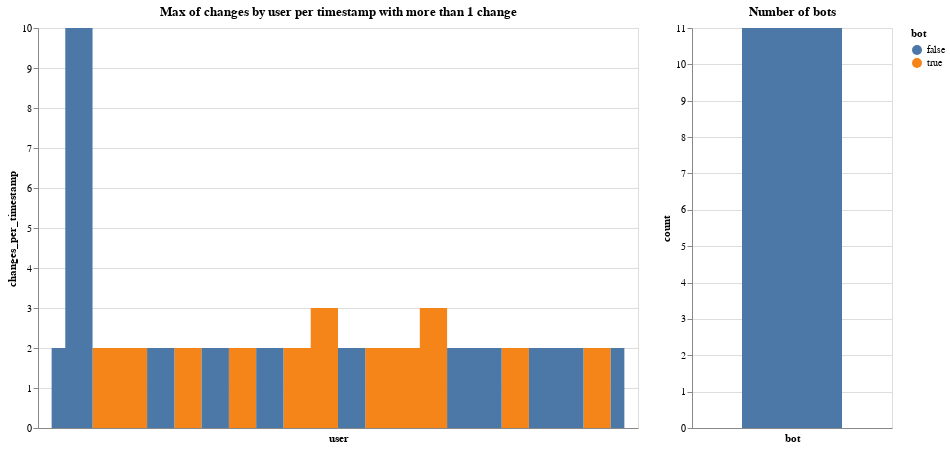

This figure's notebook cell:
### Code cell
from datetime import datetime

df_edits['timestamp_parsed'] = df_edits.timestamp.map(lambda x: datetime.fromtimestamp(x))

avg_changes_per_timestamp = df_edits[['user', 'timestamp']].value_counts().groupby('user').max().reset_index()
avg_changes_per_timestamp.columns = ['user', 'changes_per_timestamp']
avg_changes_per_timestamp['bot'] = avg_changes_per_timestamp.user.map(lambda x: gd_dict[x])

np.random.seed(42)

avg_changes_per_timestamp = avg_changes_per_timestamp[avg_changes_per_timestamp.changes_per_timestamp > 1.]

num = avg_changes_per_timestamp[avg_changes_per_timestamp.bot].shape[0]
print(f'There are {num} bots')

bot_sample_df = avg_changes_per_timestamp[avg_changes_per_timestamp.bot].sample(num)
not_bot_sample_df = avg_changes_per_timestamp[~avg_changes_per_timestamp.bot].sample(num)

sample_df = pd.concat([bot_sample_df, not_bot_sample_df])

chart_counts = alt.Chart(sample_df).mark_area(
    interpolate='step'
).encode(
    x = alt.X('user', axis=alt.Axis(labels=False, ticks=False)),
    y = alt.Y('changes_per_timestamp:Q'),
    color = alt.Color('bot:N'),
    tooltip = [alt.Tooltip('user'), alt.Tooltip('changes_per_timestamp:Q')]
).properties(
    width = 600,
    height = 400,
    title = 'Max of changes by user per timestamp with more than 1 change'
)

chart_bots = alt.Chart(sample_df).mark_area(
    interpolate='step'
).encode(
    x = alt.X('bot:N', axis=alt.Axis(labels=False, ticks=False)),
    y = alt.Y('count()', title='count'),
    tooltip = [
        alt.Tooltip('count()', title='No of users'), 
        alt.Tooltip('bot')
    ]
).properties(
    width = 200,
    height = 400,
    title = 'Number of bots'
)

chart_counts | chart_bots

### Figure 1 — Vega-Lite specification as saved in the notebook (floating-point values rounded to 4 significant figures)
{"config": {"view": {"continuousWidth": 400, "continuousHeight": 300}}, "hconcat": [{"mark": {"type": "area", "interpolate": "step"}, "encoding": {"color": {"type": "nominal", "field": "bot"}, "tooltip": [{"type": "nominal", "field": "user"}, {"type": "quantitative", "field": "changes_per_timestamp"}], "x": {"type": "nominal", "axis": {"labels": false, "ticks": false}, "field": "user"}, "y": {"type": "quantitative", "field": "changes_per_timestamp"}}, "height": 400, "title": "Max of changes by user per timestamp with more than 1 change", "width": 600}, {"mark": {"type": "area", "interpolate": "step"}, "encoding": {"tooltip": [{"type": "quantitative", "aggregate": "count", "title": "No of users"}, {"type": "nominal", "field": "bot"}], "x": {"type": "nominal", "axis": {"labels": false, "ticks": false}, "field": "bot"}, "y": {"type": "quantitative", "aggregate": "count", "title": "count"}}, "height": 400, "title": "Number of bots", "width": 200}], "data": {"name": "data-8f45d5b372443e0c8201c79e70fc86d1"}, "$schema": "https://vega.github.io/schema/vega-lite/v4.8.1.json", "datasets": {"data-8f45d5b372443e0c8201c79e70fc86d1": [{"user": "FuzzyBot", "changes_per_timestamp": 3, "bot": true}, {"user": "AnomieBOT", "changes_per_timestamp": 2, "bot": true}, {"user": "RottenBot", "changes_per_timestamp": 2, "bot": true}, {"user": "SteinsplitterBot", "changes_per_timestamp": 2, "bot": true}, {"user": "BotMultichillT", "changes_per_timestamp": 2, "bot": true}, {"user": "BOT-Superzerocool", "changes_per_timestamp": 2, "bot": true}, {"user": "KrBot", "changes_per_timestamp": 3, "bot": true}, {"user": "DatBot", "changes_per_timestamp": 2, "bot": true}, {"user": "JackBot", "changes_per_timestamp": 2, "bot": true}, {"user": "Citation bot", "changes_per_timestamp": 2, "bot": true}, {"user": "InceptionBot", "changes_per_timestamp": 2, "bot": true}, {"user": "ChryslerBlogs", "changes_per_timestamp": 2, "bot": false}, {"user": "Billyhill", "changes_per_timestamp": 2, "bot": false}, {"user": "2803:2A00:0:7EE1:FC31:2885:944C:7396", "changes_per_timestamp": 2, "bot": false}, {"user": "Stebunik", "changes_per_timestamp": 2, "bot": false}, {"user": "Animalparty", "changes_per_timestamp": 10, "bot": false}, {"user": "Salen9", "changes_per_timestamp": 2, "bot": false}, {"user": "Gikü", "changes_per_timestamp": 2, "bot": false}, {"user": "DaSupremo", "changes_per_timestamp": 2, "bot": false}, {"user": "X3SNW8", "changes_per_timestamp": 2, "bot": false}, {"user": "Newbamboo", "changes_per_timestamp": 2, "bot": false}, {"user": "Porto Neto", "changes_per_timestamp": 2, "bot": false}]}}
